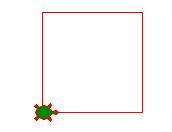

Here is the Python script that generated this plot:
# square without a loop
import turtle

turtle.forward(100)
turtle.left(90)
turtle.forward(100)
turtle.left(90)
turtle.forward(100)
turtle.left(90)
turtle.forward(100)
turtle.left(90)

turtle.done()
